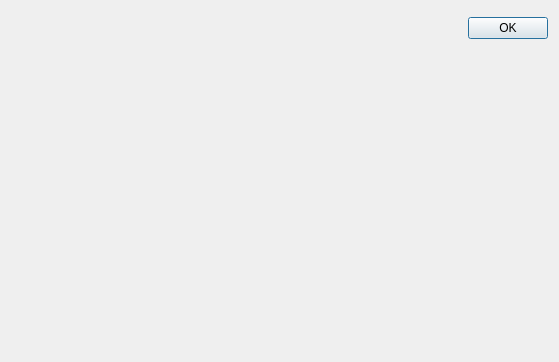
<?xml version="1.0" encoding="UTF-8"?>
<ui version="4.0">
 <class>tlinsDateTimeWidget</class>
 <widget class="QWidget" name="tlinsDateTimeWidget">
  <property name="geometry">
   <rect>
    <x>0</x>
    <y>0</y>
    <width>559</width>
    <height>362</height>
   </rect>
  </property>
  <property name="windowTitle">
   <string>Form</string>
  </property>
  <layout class="QVBoxLayout" name="verticalLayout">
   <item>
    <widget class="tlinsWDateTime" name="dateTime" native="true"/>
   </item>
   <item>
    <widget class="QDialogButtonBox" name="buttonBox">
     <property name="orientation">
      <enum>Qt::Horizontal</enum>
     </property>
     <property name="standardButtons">
      <set>QDialogButtonBox::Ok</set>
     </property>
    </widget>
   </item>
   <item>
    <spacer name="verticalSpacer">
     <property name="orientation">
      <enum>Qt::Vertical</enum>
     </property>
     <property name="sizeHint" stdset="0">
      <size>
       <width>20</width>
       <height>40</height>
      </size>
     </property>
    </spacer>
   </item>
  </layout>
 </widget>
 <customwidgets>
  <customwidget>
   <class>tlinsWDateTime</class>
   <extends>QWidget</extends>
   <header>tlinswdatetime.h</header>
   <container>1</container>
  </customwidget>
 </customwidgets>
 <resources/>
 <connections/>
</ui>
